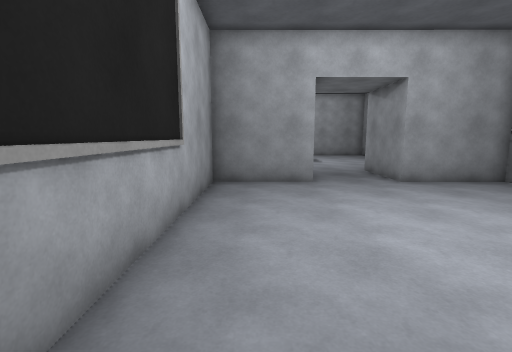
view 1 (above)

12 first-person views from a walk through a 3-D level made in the Unity game engine. The camera is 1.5 m above the floor, tilts 8° down and sees 85° across. The floor is counted in squares, 1 m on a side. Each view is taken from the middle of a square. On the plan, view 1 faces up. The plan holds only what a view shows up to about 14 squares ahead; the rest is blank. The player is left out. Surface patterns are stand-ins for the level's own textures.

view 2
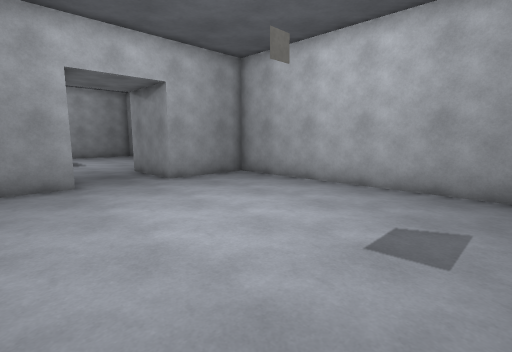

view 3
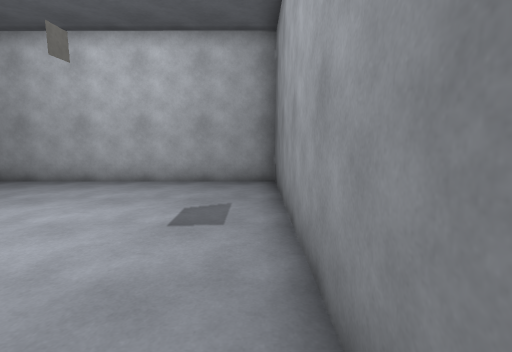

view 4
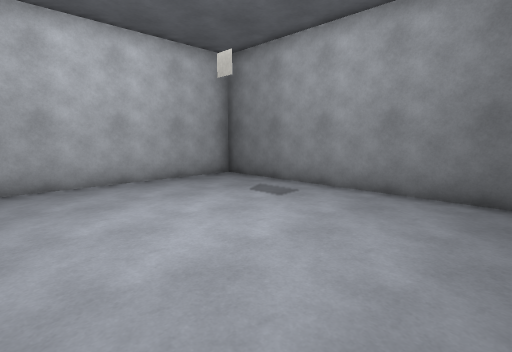

view 5
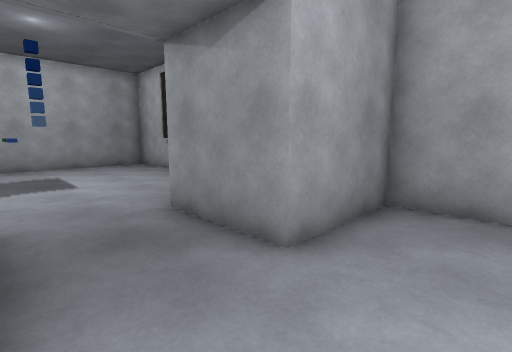

view 6
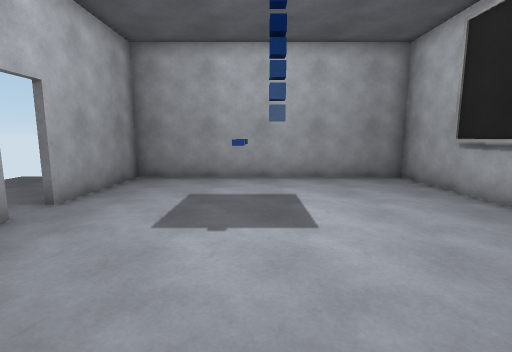

view 7
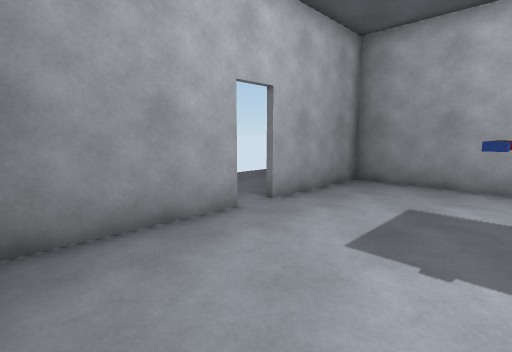

view 8
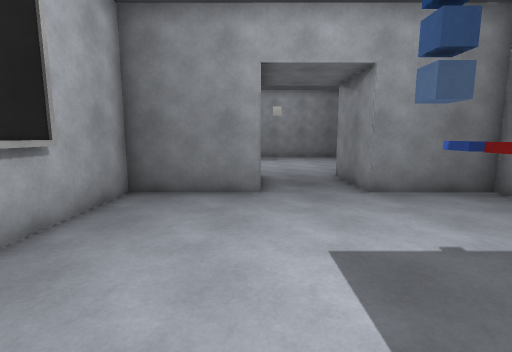

view 9
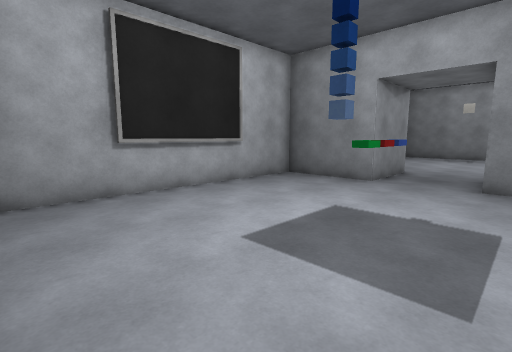

view 10
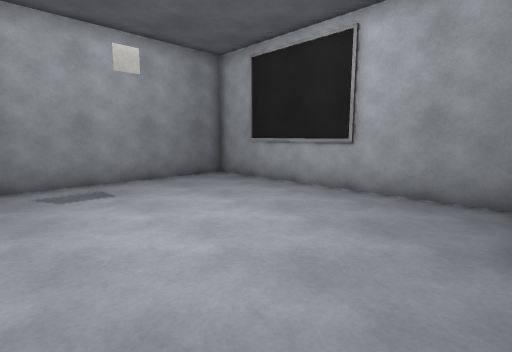

view 11
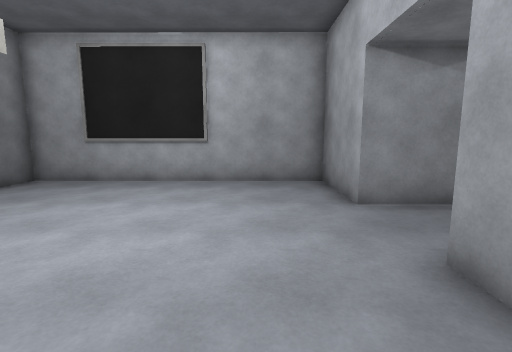

view 12
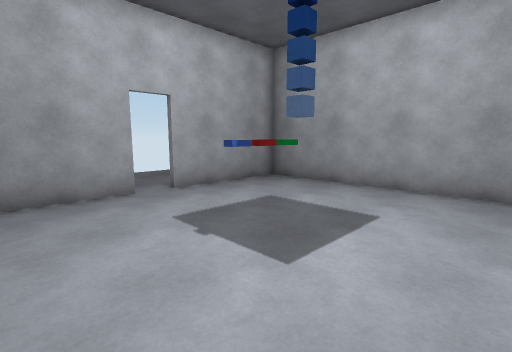

### Floor plan
Points are (right, up) in squares from view 1. A wall is a line through its corners. A room is listed if a view was taken in it or the views show most of it. See-through windows are left out.
Room 1 (views 1, 2, 3, 4, 5, 10, 11)
walls: (1.9, 9.3) (-1.5, 9.3) (-1.5, -0.6) (8.3, -0.6) (8.4, 9.2) (4.9, 9.3)
ways out: opening at (3.5, 10) to room 2
Room 2 (views 6, 7, 8, 9, 12)
walls: (-1.5, 17) (-1.5, 12.5) (1.9, 12.5) (1.9, 9.3); (4.9, 9.3) (4.9, 12.5) (8.4, 12.5) (8.4, 22.4) (-1.5, 22.4) (-1.5, 18)
ways out: opening at (3.5, 10) to room 1
objects: other object (3, 17) to (3, 18)

Where each view was taken, in squares from view 1:
view 1: 0 up, 0 right, facing up
view 2: 0 up, 0 right, facing up-right
view 3: 0 up, 1 left, facing right
view 4: 7 up, 1 left, facing down-right
view 5: 7 up, 2 right, facing up-right
view 6: 12 up, 3 right, facing up
view 7: 13 up, 3 right, facing up-left
view 8: 20 up, 5 right, facing down
view 9: 22 up, 1 right, facing down-right
view 10: 9 up, 6 right, facing down-left
view 11: 7 up, 8 right, facing left
view 12: 14 up, 6 right, facing up-left
